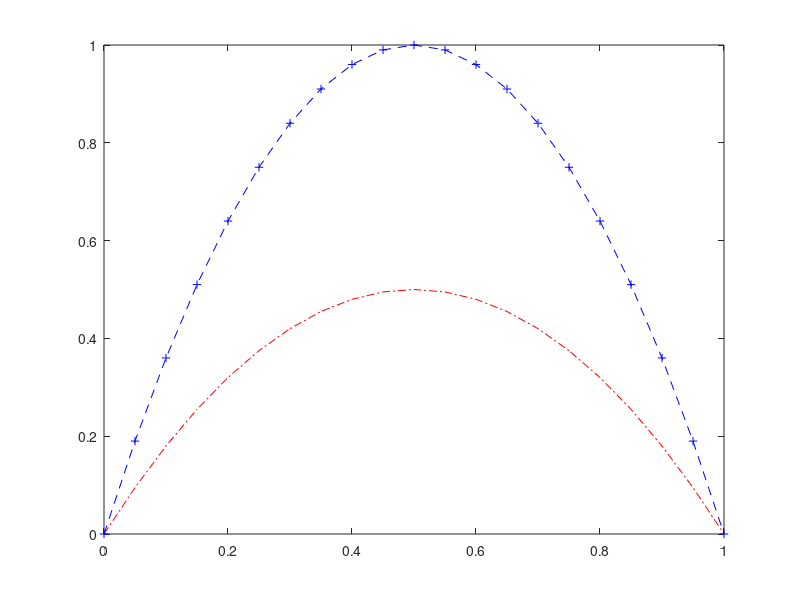

MATLAB code to generate this figure:
x=0:0.05:1;
y1=(1-x.^2-(1-x).^2);
y2=x.*(1-(2*x-1)).^2+(1-x).*(-1-(2*x-1)).^2;
plot(x,y1, '-.r')
hold on;
plot(x,y2, '--b+')